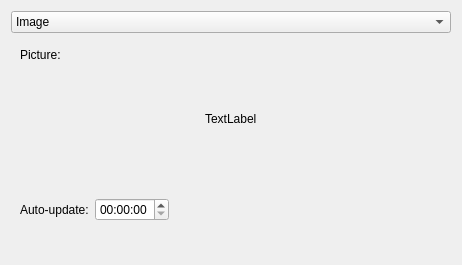
<?xml version="1.0" encoding="UTF-8"?>
<ui version="4.0">
 <class>ImageSettings</class>
 <widget class="QWidget" name="ImageSettings">
  <property name="geometry">
   <rect>
    <x>0</x>
    <y>0</y>
    <width>462</width>
    <height>265</height>
   </rect>
  </property>
  <layout class="QVBoxLayout" name="verticalLayout_3">
   <item>
    <widget class="KComboBox" name="pictureComboBox">
     <item>
      <property name="text">
       <string>Image</string>
      </property>
     </item>
     <item>
      <property name="text">
       <string>Slideshow</string>
      </property>
     </item>
     <item>
      <property name="text">
       <string>Picture of the day</string>
      </property>
     </item>
    </widget>
   </item>
   <item>
    <widget class="QStackedWidget" name="stackedWidget">
     <property name="sizePolicy">
      <sizepolicy hsizetype="Preferred" vsizetype="Preferred">
       <horstretch>0</horstretch>
       <verstretch>0</verstretch>
      </sizepolicy>
     </property>
     <property name="currentIndex">
      <number>0</number>
     </property>
     <widget class="QWidget" name="page">
      <layout class="QVBoxLayout" name="verticalLayout_4">
       <item>
        <layout class="QHBoxLayout">
         <item>
          <widget class="QLabel" name="picLabel">
           <property name="text">
            <string>Picture:</string>
           </property>
          </widget>
         </item>
         <item>
          <widget class="KUrlRequester" name="picRequester">
           <property name="acceptDrops">
            <bool>true</bool>
           </property>
           <property name="filter">
            <string>*.png *.jpeg *.jpg *.svg *.svgz *.bmp *.tif</string>
           </property>
           <property name="mode">
            <set>KFile::ExistingOnly|KFile::File</set>
           </property>
           <property name="fileDialogModality">
            <enum>Qt::NonModal</enum>
           </property>
          </widget>
         </item>
        </layout>
       </item>
       <item>
        <layout class="QHBoxLayout">
         <item>
          <spacer>
           <property name="orientation">
            <enum>Qt::Horizontal</enum>
           </property>
           <property name="sizeType">
            <enum>QSizePolicy::MinimumExpanding</enum>
           </property>
           <property name="sizeHint" stdset="0">
            <size>
             <width>40</width>
             <height>91</height>
            </size>
           </property>
          </spacer>
         </item>
         <item>
          <widget class="QLabel" name="monitorLabel">
           <property name="text">
            <string comment="KDE::DoNotExtract">TextLabel</string>
           </property>
          </widget>
         </item>
         <item>
          <spacer>
           <property name="orientation">
            <enum>Qt::Horizontal</enum>
           </property>
           <property name="sizeType">
            <enum>QSizePolicy::MinimumExpanding</enum>
           </property>
           <property name="sizeHint" stdset="0">
            <size>
             <width>40</width>
             <height>101</height>
            </size>
           </property>
          </spacer>
         </item>
        </layout>
       </item>
       <item>
        <spacer name="verticalSpacer_2">
         <property name="orientation">
          <enum>Qt::Vertical</enum>
         </property>
         <property name="sizeHint" stdset="0">
          <size>
           <width>20</width>
           <height>40</height>
          </size>
         </property>
        </spacer>
       </item>
       <item>
        <layout class="QHBoxLayout" name="horizontalLayout_2">
         <item>
          <widget class="QLabel" name="label_4">
           <property name="text">
            <string>Auto-update:</string>
           </property>
          </widget>
         </item>
         <item>
          <widget class="QTimeEdit" name="autoUpdateTime">
           <property name="toolTip">
            <string>Updates the picture from the source in the given time.
Useful if you want a live cam or weather data to be up to date.</string>
           </property>
          </widget>
         </item>
         <item>
          <spacer name="horizontalSpacer">
           <property name="orientation">
            <enum>Qt::Horizontal</enum>
           </property>
           <property name="sizeHint" stdset="0">
            <size>
             <width>40</width>
             <height>20</height>
            </size>
           </property>
          </spacer>
         </item>
        </layout>
       </item>
       <item>
        <spacer name="verticalSpacer_3">
         <property name="orientation">
          <enum>Qt::Vertical</enum>
         </property>
         <property name="sizeHint" stdset="0">
          <size>
           <width>20</width>
           <height>40</height>
          </size>
         </property>
        </spacer>
       </item>
      </layout>
     </widget>
     <widget class="QWidget" name="page_3">
      <layout class="QVBoxLayout" name="verticalLayout">
       <item>
        <layout class="QHBoxLayout" name="horizontalLayout">
         <item>
          <layout class="QHBoxLayout">
           <item>
            <widget class="KListWidget" name="slideShowDirList">
             <property name="sizePolicy">
              <sizepolicy hsizetype="Expanding" vsizetype="Preferred">
               <horstretch>0</horstretch>
               <verstretch>0</verstretch>
              </sizepolicy>
             </property>
            </widget>
           </item>
           <item>
            <layout class="QVBoxLayout">
             <item>
              <widget class="KPushButton" name="addDirButton">
               <property name="text">
                <string>&amp;Add Folder...</string>
               </property>
              </widget>
             </item>
             <item>
              <widget class="KPushButton" name="removeDirButton">
               <property name="enabled">
                <bool>false</bool>
               </property>
               <property name="text">
                <string>&amp;Remove Folder</string>
               </property>
              </widget>
             </item>
             <item>
              <spacer>
               <property name="orientation">
                <enum>Qt::Vertical</enum>
               </property>
               <property name="sizeType">
                <enum>QSizePolicy::Expanding</enum>
               </property>
               <property name="sizeHint" stdset="0">
                <size>
                 <width>20</width>
                 <height>40</height>
                </size>
               </property>
              </spacer>
             </item>
            </layout>
           </item>
          </layout>
         </item>
        </layout>
       </item>
       <item>
        <widget class="Line" name="line">
         <property name="orientation">
          <enum>Qt::Horizontal</enum>
         </property>
        </widget>
       </item>
       <item>
        <layout class="QGridLayout" name="gridLayout">
         <item row="0" column="0">
          <widget class="QLabel" name="label">
           <property name="text">
            <string>Include subfolders:</string>
           </property>
           <property name="alignment">
            <set>Qt::AlignRight|Qt::AlignTrailing|Qt::AlignVCenter</set>
           </property>
           <property name="buddy">
            <cstring>recursiveCheckBox</cstring>
           </property>
          </widget>
         </item>
         <item row="0" column="1">
          <widget class="QCheckBox" name="recursiveCheckBox">
           <property name="text">
            <string/>
           </property>
          </widget>
         </item>
         <item row="1" column="0">
          <widget class="QLabel" name="label_3">
           <property name="text">
            <string>Randomize:</string>
           </property>
           <property name="alignment">
            <set>Qt::AlignRight|Qt::AlignTrailing|Qt::AlignVCenter</set>
           </property>
           <property name="buddy">
            <cstring>randomCheckBox</cstring>
           </property>
          </widget>
         </item>
         <item row="1" column="1">
          <widget class="QCheckBox" name="randomCheckBox">
           <property name="text">
            <string/>
           </property>
          </widget>
         </item>
         <item row="2" column="0">
          <widget class="QLabel" name="label_2">
           <property name="text">
            <string>Change images every:</string>
           </property>
           <property name="alignment">
            <set>Qt::AlignRight|Qt::AlignTrailing|Qt::AlignVCenter</set>
           </property>
           <property name="buddy">
            <cstring>slideShowDelay</cstring>
           </property>
          </widget>
         </item>
         <item row="2" column="1">
          <widget class="QTimeEdit" name="slideShowDelay">
           <property name="dateTime">
            <datetime>
             <hour>0</hour>
             <minute>0</minute>
             <second>0</second>
             <year>2000</year>
             <month>1</month>
             <day>1</day>
            </datetime>
           </property>
           <property name="time">
            <time>
             <hour>0</hour>
             <minute>0</minute>
             <second>0</second>
            </time>
           </property>
          </widget>
         </item>
         <item row="2" column="2">
          <spacer>
           <property name="orientation">
            <enum>Qt::Horizontal</enum>
           </property>
           <property name="sizeHint" stdset="0">
            <size>
             <width>40</width>
             <height>20</height>
            </size>
           </property>
          </spacer>
         </item>
        </layout>
       </item>
      </layout>
     </widget>
     <widget class="QWidget" name="page_2">
      <layout class="QVBoxLayout" name="verticalLayout_2">
       <item>
        <widget class="QLabel" name="selectPoTDlabel">
         <property name="text">
          <string>Select Picture of the day source:</string>
         </property>
         <property name="buddy">
          <cstring>potdComboBox</cstring>
         </property>
        </widget>
       </item>
       <item>
        <widget class="KComboBox" name="potdComboBox"/>
       </item>
       <item>
        <spacer name="verticalSpacer">
         <property name="orientation">
          <enum>Qt::Vertical</enum>
         </property>
         <property name="sizeHint" stdset="0">
          <size>
           <width>20</width>
           <height>68</height>
          </size>
         </property>
        </spacer>
       </item>
      </layout>
     </widget>
    </widget>
   </item>
  </layout>
 </widget>
 <customwidgets>
  <customwidget>
   <class>KUrlRequester</class>
   <extends>QFrame</extends>
   <header>kurlrequester.h</header>
   <container>1</container>
  </customwidget>
  <customwidget>
   <class>KListWidget</class>
   <extends>QListWidget</extends>
   <header>klistwidget.h</header>
  </customwidget>
  <customwidget>
   <class>KPushButton</class>
   <extends>QPushButton</extends>
   <header>kpushbutton.h</header>
  </customwidget>
  <customwidget>
   <class>KComboBox</class>
   <extends>QComboBox</extends>
   <header>kcombobox.h</header>
  </customwidget>
 </customwidgets>
 <connections>
  <connection>
   <sender>pictureComboBox</sender>
   <signal>currentIndexChanged(int)</signal>
   <receiver>stackedWidget</receiver>
   <slot>setCurrentIndex(int)</slot>
   <hints>
    <hint type="sourcelabel">
     <x>184</x>
     <y>220</y>
    </hint>
    <hint type="destinationlabel">
     <x>184</x>
     <y>264</y>
    </hint>
   </hints>
  </connection>
 </connections>
</ui>
